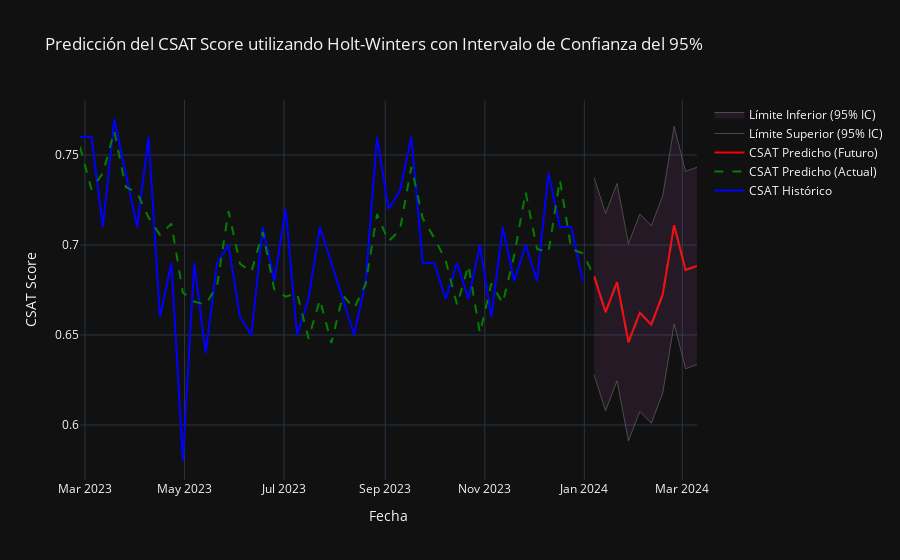

Notebook code cell kept with this figure:
### Code cell
### VISUALIZACIÓN DEL MODELO HOLT-WINTERS

import plotly.graph_objects as go

# Crear la figura
fig = go.Figure()

# Agregar los valores históricos
fig.add_trace(go.Scatter(
    x=combined_df.index,
    y=combined_df['CSAT_Historico'],
    mode='lines',
    name='CSAT Histórico',
    line=dict(color='blue')
))

# Agregar los valores predichos para los datos históricos
fig.add_trace(go.Scatter(
    x=combined_df.index,
    y=combined_df['CSAT_Predicho'],
    mode='lines',
    name='CSAT Predicho (Actual)',
    line=dict(color='green', dash='dash')
))

# Agregar las predicciones futuras
fig.add_trace(go.Scatter(
    x=forecast_ci_df.index,
    y=forecast_ci_df['CSAT_Predicho'],
    mode='lines',
    name='CSAT Predicho (Futuro)',
    line=dict(color='red')
))

# Agregar el intervalo de confianza del 95%
fig.add_trace(go.Scatter(
    x=forecast_ci_df.index,
    y=forecast_ci_df['CI_Upper'],
    mode='lines',
    name='Límite Superior (95% IC)',
    line=dict(color='gray', width=0.5)
))
fig.add_trace(go.Scatter(
    x=forecast_ci_df.index,
    y=forecast_ci_df['CI_Lower'],
    mode='lines',
    name='Límite Inferior (95% IC)',
    line=dict(color='gray', width=0.5),
    fill='tonexty',  # Rellenar el área entre los límites superior e inferior
    fillcolor='rgba(200, 100, 200, 0.1)'
))

# Personalizar el gráfico
fig.update_layout(
    title='Predicción del CSAT Score utilizando Holt-Winters con Intervalo de Confianza del 95%',
    xaxis_title='Fecha',
    yaxis_title='CSAT Score',
    hovermode='x unified',
    template = "plotly_dark",
    showlegend=True
)

# Mostrar el gráfico
fig.show()

### Figure 1 — Plotly figure (JSON) as saved in the notebook; plotly's stock layout.template omitted (floating-point values rounded to 4 significant figures)
{"data": [{"line": {"color": "blue"}, "mode": "lines", "name": "CSAT Histórico", "type": "scatter", "x": ["2023-02-26T00:00:00", "2023-03-05T00:00:00", "2023-03-12T00:00:00", "2023-03-19T00:00:00", "2023-03-26T00:00:00", "2023-04-02T00:00:00", "2023-04-09T00:00:00", "2023-04-16T00:00:00", "2023-04-23T00:00:00", "2023-04-30T00:00:00", "2023-05-07T00:00:00", "2023-05-14T00:00:00", "2023-05-21T00:00:00", "2023-05-28T00:00:00", "2023-06-04T00:00:00", "2023-06-11T00:00:00", "2023-06-18T00:00:00", "2023-06-25T00:00:00", "2023-07-02T00:00:00", "2023-07-09T00:00:00", "2023-07-16T00:00:00", "2023-07-23T00:00:00", "2023-07-30T00:00:00", "2023-08-06T00:00:00", "2023-08-13T00:00:00", "2023-08-20T00:00:00", "2023-08-27T00:00:00", "2023-09-03T00:00:00", "2023-09-10T00:00:00", "2023-09-17T00:00:00", "2023-09-24T00:00:00", "2023-10-01T00:00:00", "2023-10-08T00:00:00", "2023-10-15T00:00:00", "2023-10-22T00:00:00", "2023-10-29T00:00:00", "2023-11-05T00:00:00", "2023-11-12T00:00:00", "2023-11-19T00:00:00", "2023-11-26T00:00:00", "2023-12-03T00:00:00", "2023-12-10T00:00:00", "2023-12-17T00:00:00", "2023-12-24T00:00:00", "2023-12-31T00:00:00", "2024-01-07T00:00:00", "2024-01-14T00:00:00", "2024-01-21T00:00:00", "2024-01-28T00:00:00", "2024-02-04T00:00:00", "2024-02-11T00:00:00", "2024-02-18T00:00:00", "2024-02-25T00:00:00", "2024-03-03T00:00:00", "2024-03-10T00:00:00"], "y": [0.76, 0.76, 0.71, 0.77, 0.74, 0.71, 0.76, 0.66, 0.69, 0.58, 0.69, 0.64, 0.69, 0.7, 0.66, 0.65, 0.71, 0.68, 0.72, 0.65, 0.67, 0.71, 0.69, 0.67, 0.65, 0.68, 0.76, 0.72, 0.73, 0.76, 0.69, 0.69, 0.67, 0.69, 0.67, 0.7, 0.66, 0.71, 0.68, 0.7, 0.68, 0.74, 0.71, 0.71, 0.68, null, null, null, null, null, null, null, null, null, null]}, {"line": {"color": "green", "dash": "dash"}, "mode": "lines", "name": "CSAT Predicho (Actual)", "type": "scatter", "x": ["2023-02-26T00:00:00", "2023-03-05T00:00:00", "2023-03-12T00:00:00", "2023-03-19T00:00:00", "2023-03-26T00:00:00", "2023-04-02T00:00:00", "2023-04-09T00:00:00", "2023-04-16T00:00:00", "2023-04-23T00:00:00", "2023-04-30T00:00:00", "2023-05-07T00:00:00", "2023-05-14T00:00:00", "2023-05-21T00:00:00", "2023-05-28T00:00:00", "2023-06-04T00:00:00", "2023-06-11T00:00:00", "2023-06-18T00:00:00", "2023-06-25T00:00:00", "2023-07-02T00:00:00", "2023-07-09T00:00:00", "2023-07-16T00:00:00", "2023-07-23T00:00:00", "2023-07-30T00:00:00", "2023-08-06T00:00:00", "2023-08-13T00:00:00", "2023-08-20T00:00:00", "2023-08-27T00:00:00", "2023-09-03T00:00:00", "2023-09-10T00:00:00", "2023-09-17T00:00:00", "2023-09-24T00:00:00", "2023-10-01T00:00:00", "2023-10-08T00:00:00", "2023-10-15T00:00:00", "2023-10-22T00:00:00", "2023-10-29T00:00:00", "2023-11-05T00:00:00", "2023-11-12T00:00:00", "2023-11-19T00:00:00", "2023-11-26T00:00:00", "2023-12-03T00:00:00", "2023-12-10T00:00:00", "2023-12-17T00:00:00", "2023-12-24T00:00:00", "2023-12-31T00:00:00", "2024-01-07T00:00:00", "2024-01-14T00:00:00", "2024-01-21T00:00:00", "2024-01-28T00:00:00", "2024-02-04T00:00:00", "2024-02-11T00:00:00", "2024-02-18T00:00:00", "2024-02-25T00:00:00", "2024-03-03T00:00:00", "2024-03-10T00:00:00"], "y": [0.7546, 0.7309, 0.7398, 0.7631, 0.7323, 0.7289, 0.7153, 0.7056, 0.7118, 0.6735, 0.6686, 0.6669, 0.6775, 0.7188, 0.6896, 0.6852, 0.7072, 0.6754, 0.6713, 0.6731, 0.648, 0.6696, 0.6455, 0.672, 0.665, 0.6783, 0.7171, 0.702, 0.7084, 0.7434, 0.7148, 0.704, 0.6915, 0.6667, 0.6887, 0.6511, 0.6786, 0.6678, 0.6941, 0.7294, 0.6978, 0.696, 0.7361, 0.6977, 0.6954, 0.6826, 0.6627, 0.6794, 0.646, 0.6624, 0.6558, 0.6725, 0.711, 0.6861, 0.6884]}, {"line": {"color": "red"}, "mode": "lines", "name": "CSAT Predicho (Futuro)", "type": "scatter", "x": ["2024-01-07T00:00:00", "2024-01-14T00:00:00", "2024-01-21T00:00:00", "2024-01-28T00:00:00", "2024-02-04T00:00:00", "2024-02-11T00:00:00", "2024-02-18T00:00:00", "2024-02-25T00:00:00", "2024-03-03T00:00:00", "2024-03-10T00:00:00"], "y": [0.6826, 0.6627, 0.6794, 0.646, 0.6624, 0.6558, 0.6725, 0.711, 0.6861, 0.6884]}, {"line": {"color": "gray", "width": 0.5}, "mode": "lines", "name": "Límite Superior (95% IC)", "type": "scatter", "x": ["2024-01-07T00:00:00", "2024-01-14T00:00:00", "2024-01-21T00:00:00", "2024-01-28T00:00:00", "2024-02-04T00:00:00", "2024-02-11T00:00:00", "2024-02-18T00:00:00", "2024-02-25T00:00:00", "2024-03-03T00:00:00", "2024-03-10T00:00:00"], "y": [0.7374, 0.7176, 0.7342, 0.7009, 0.7172, 0.7106, 0.7274, 0.7658, 0.7409, 0.7432]}, {"fill": "tonexty", "fillcolor": "rgba(200, 100, 200, 0.1)", "line": {"color": "gray", "width": 0.5}, "mode": "lines", "name": "Límite Inferior (95% IC)", "type": "scatter", "x": ["2024-01-07T00:00:00", "2024-01-14T00:00:00", "2024-01-21T00:00:00", "2024-01-28T00:00:00", "2024-02-04T00:00:00", "2024-02-11T00:00:00", "2024-02-18T00:00:00", "2024-02-25T00:00:00", "2024-03-03T00:00:00", "2024-03-10T00:00:00"], "y": [0.6277, 0.6079, 0.6245, 0.5912, 0.6075, 0.601, 0.6177, 0.6562, 0.6313, 0.6336]}], "layout": {"hovermode": "x unified", "showlegend": true, "title": {"text": "Predicción del CSAT Score utilizando Holt-Winters con Intervalo de Confianza del 95%"}, "xaxis": {"title": {"text": "Fecha"}}, "yaxis": {"title": {"text": "CSAT Score"}}}}
